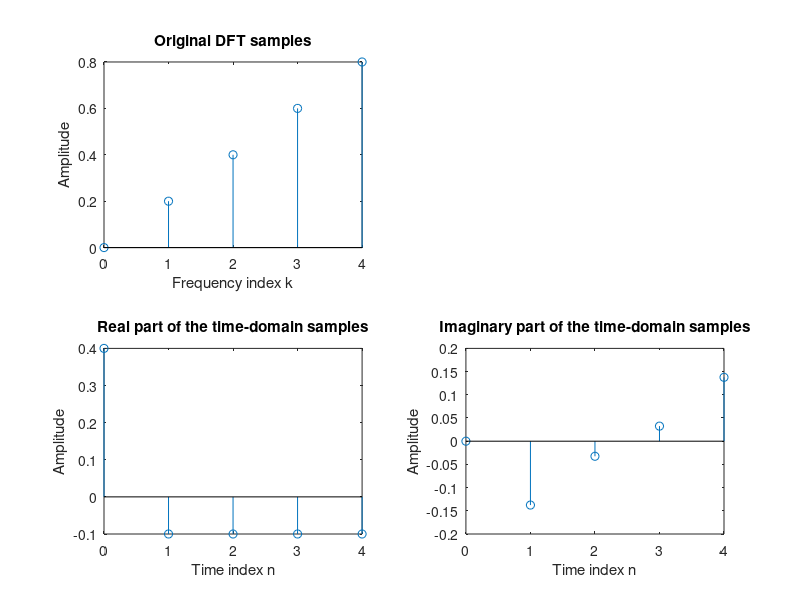

This figure's MATLAB source:
% Illustration of IDFT Computation
clc;
clear all;
close all;

K = input('Type in the length of the DFT = ');
N = input('Type in the length of the IDFT = ');
% Generate the length-K DFT sequence
k = 1:K;
U = (k-1)/K;
% Compute its N-point IDFT
u = ifft(U,N);
% Plot the DFT and its IDFT
k=1:K;
subplot(2,2,1)
stem(k-1,U)
xlabel('Frequency index k'); ylabel('Amplitude')
title('Original DFT samples')
subplot(2,2,3)
n = 0:1:N-1;
stem(n,real(u))
title('Real part of the time-domain samples')
xlabel('Time index n'); ylabel('Amplitude')
subplot(2,2,4)
stem(n,imag(u))
title('Imaginary part of the time-domain samples')
xlabel('Time index n'); ylabel('Amplitude')